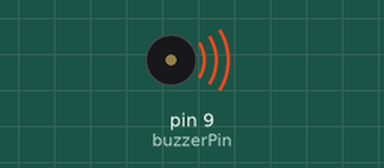
Simulated run of this sketch. Board: Arduino Uno, built with avr-gcc and run on an emulated ATmega328P. On the bench: buzzer (waves = sounding).

Above: at 0.2 s.
Timing chart, 0 to 3.0 s (numbered marks = the images above):
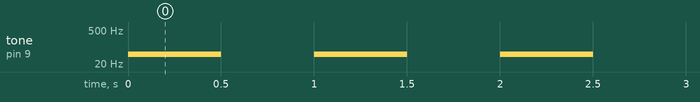

The sketch:

buzzer.ino
```cpp
const int buzzerPin = 9;

void setup() {
  // put your setup code here, to run once:
  pinMode(buzzerPin, OUTPUT);
}

void loop() {
  // put your main code here, to run repeatedly:
  tone(buzzerPin, 50);
  delay(500);
  noTone(buzzerPin);
  delay(500);
}
```

Measured:
- by itself, tone on pin 9 (buzzerPin): alternates 50 Hz for 0.50 s and silent for 0.50 s
